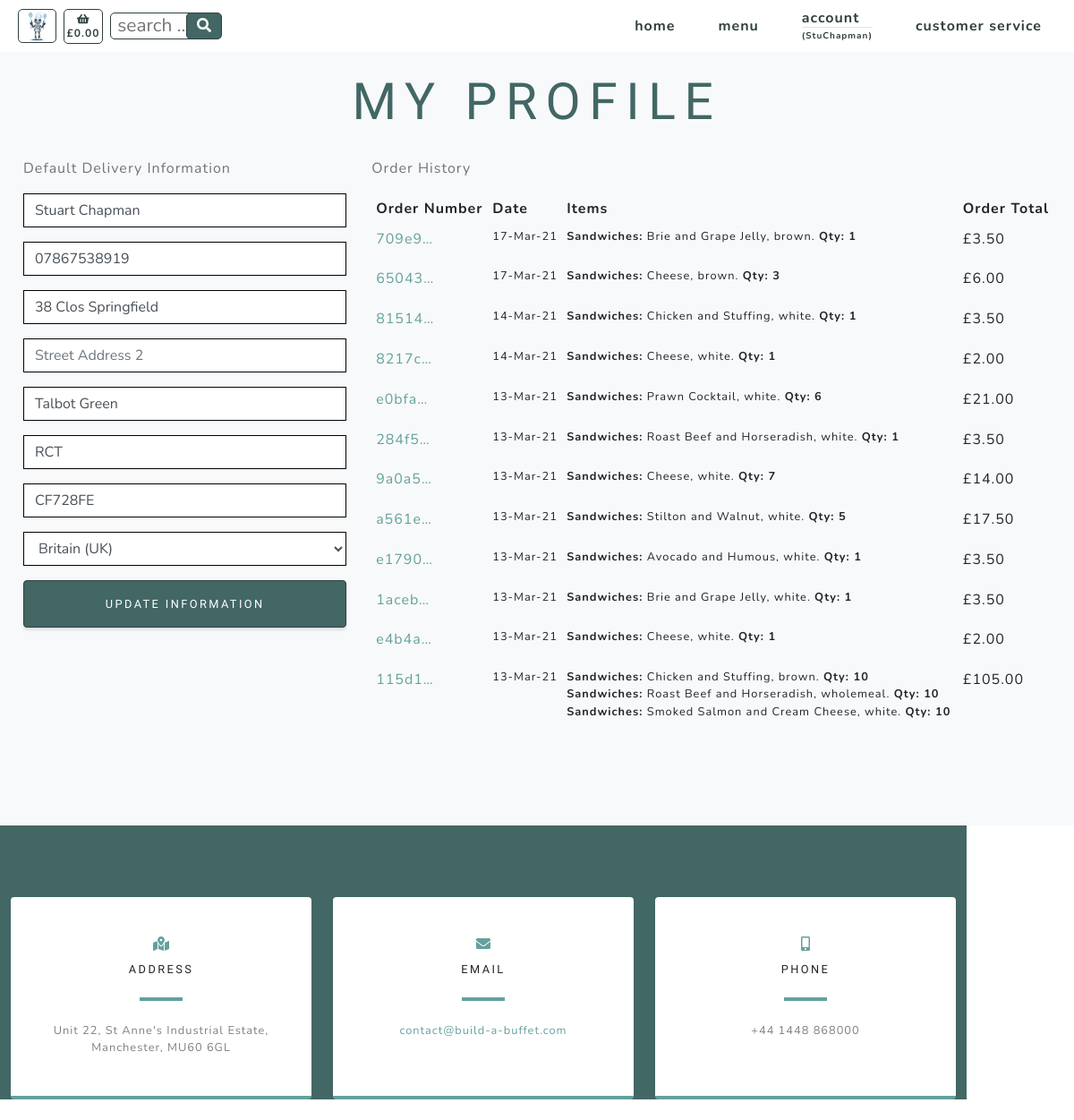
The page /profiles/ (signed in) on the database as committed earlier.
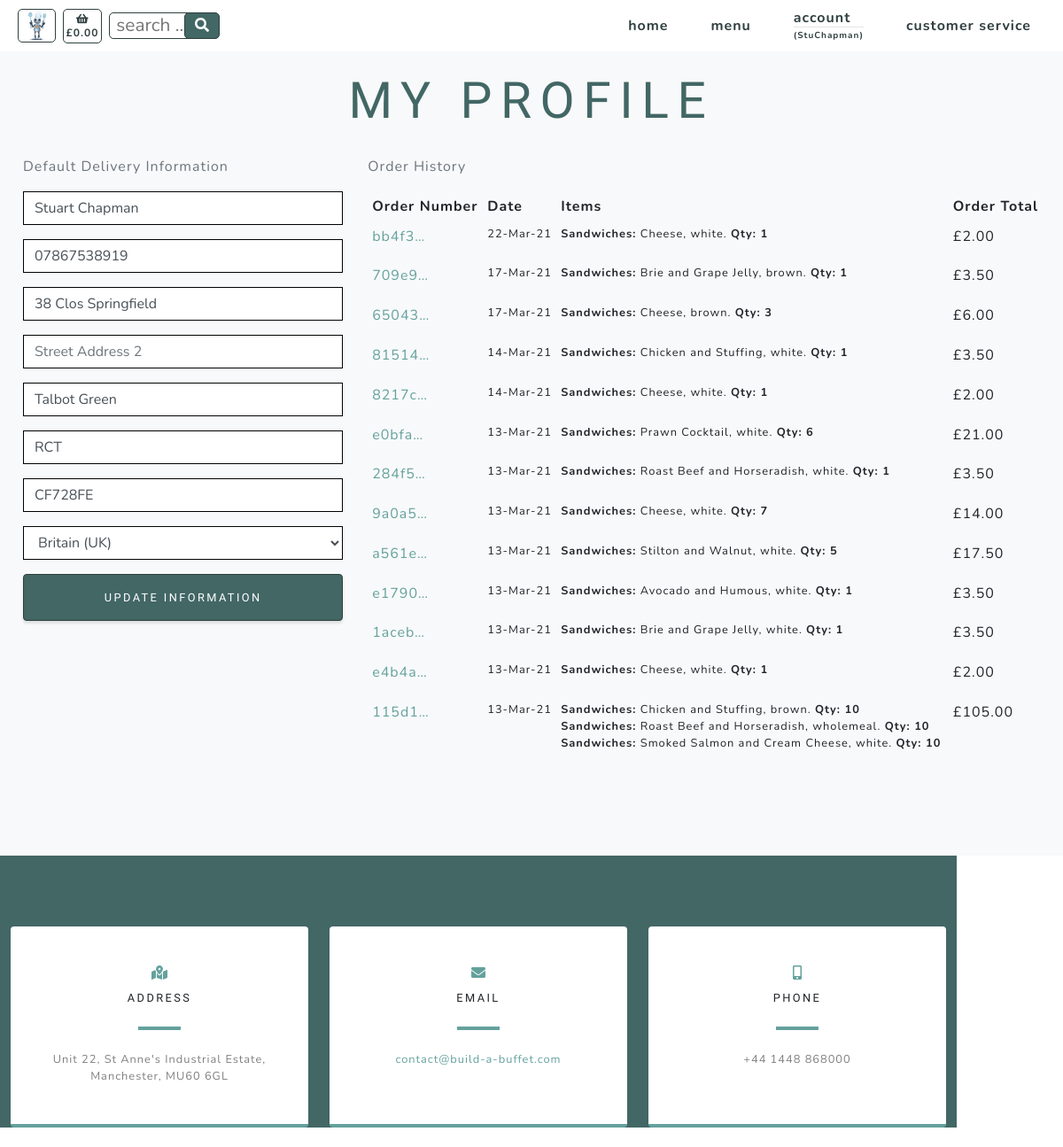
The same page on the database as committed later.
### profiles/models.py (models this page shows)
class UserProfile(models.Model):
    user = models.OneToOneField(User, on_delete=models.CASCADE)
    default_full_name = models.CharField(max_length=20, null=True, blank=True)
    default_phone_number = models.CharField(max_length=20, null=True, blank=True)
    default_street_address1 = models.CharField(max_length=80, null=True, blank=True)
    default_street_address2 = models.CharField(max_length=80, null=True, blank=True)
    default_town_or_city = models.CharField(max_length=40, null=True, blank=True)
    default_county = models.CharField(max_length=80, null=True, blank=True)
    default_postcode = models.CharField(max_length=20, null=True, blank=True)
    default_country = CountryField(blank_label='Country', null=True, blank=True)
    def __str__(self):
        return self.user.username

### checkout/models.py (models this page shows, shortened)
class Order(models.Model):
    customer_name = models.CharField(max_length=50, null=False, blank=False)
    order_number = models.CharField(max_length=32, null=False, editable=False)
    cookie = models.CharField(max_length=32, null=False, editable=False)
    full_name = models.CharField(max_length=50, null=False, blank=False)
    email = models.EmailField(max_length=254, null=False, blank=False)
    phone_number = models.CharField(max_length=20, null=False, blank=False)
    country = CountryField(blank_label='Country *', null=False, blank=False)
    postcode = models.CharField(max_length=20, null=True, blank=True)
    town_or_city = models.CharField(max_length=40, null=False, blank=False)
    street_address1 = models.CharField(max_length=80, null=False, blank=False)
    street_address2 = models.CharField(max_length=80, null=True, blank=True)
    county = models.CharField(max_length=80, null=True, blank=True)
    date = models.DateTimeField(auto_now_add=True)
    delivery_cost = models.DecimalField(max_digits=6, decimal_places=2, null=False, default=0)
    order_total = models.DecimalField(max_digits=10, decimal_places=2, null=False, default=0)
    grand_total = models.DecimalField(max_digits=10, decimal_places=2, null=False, default=0)
    stripe_pid = models.CharField(max_length=254, null=False, blank=False, default='')
    user_profile = models.ForeignKey(UserProfile, on_delete=models.SET_NULL,
                                     null=True, blank=True,
                                     related_name='orders')

class Order_items(models.Model):
    class Meta:
        verbose_name_plural = 'Order_items'
    order_number = models.CharField(max_length=32, null=False, editable=False)
    cookie = models.CharField(max_length=32, null=False, editable=False)
    item_number = models.DecimalField(max_digits=8, decimal_places=0)
    category = models.CharField(max_length=254)
    name = models.CharField(max_length=254)
    servings = models.DecimalField(max_digits=3, decimal_places=0)
    option = models.CharField(max_length=254)
    total_price = models.DecimalField(max_digits=6, decimal_places=2, null=True, blank=True)

### products/models.py (models this page shows, shortened)
class Options(models.Model):
    class Meta:
        verbose_name_plural = 'Options'
    category = models.ForeignKey('Category', null=True, blank=True,
                                 on_delete=models.SET_NULL)
    id_no = models.CharField(max_length=254, null=True)
    option1 = models.CharField(max_length=24)
    option2 = models.CharField(max_length=24)
    option3 = models.CharField(max_length=24)

### profiles/views.py (the view)
# urls.py: path('', views.profile, name='profile'),
@login_required
def profile(request):
    profile = get_object_or_404(UserProfile, user=request.user)
    if request.method == 'POST':
        form = UserProfileForm(request.POST, instance=profile)
        if form.is_valid():
            form.save()
            messages.success(request, 'Profile updated successfully')
        else:
            messages.success(request, 'There was an error updating your profile - please try again')
    else:
        form = UserProfileForm(instance=profile)
    options = Options.objects.all()
    orders = Order.objects.filter(customer_name=profile)
    items = Order_items.objects.none()
    x = -1
    for order in orders:
        x = x + 1
        order_number = Order.objects.filter(customer_name=profile)[x].order_number
        order_items = Order_items.objects.filter(order_number=order_number)
        items = items | order_items
    orders = orders.order_by('-date')
    context = {
        'form': form,
        'orders': orders,
        'items': items,
        'options': options,
        'on_profile_page': True
    }
    return render(request, 'profiles/profile.html', context)

### profiles/templates/profiles/profile.html (shortened to what this page needs)
{% extends "base.html" %}
{% load static %}
{% block content %}
    <section class="products-section bg-light" id="products">
        <div class="container">
            <div class="row justify-content-center no-gutters">
                <div class="col-xl-12">
                    <h1 class="product-text-one mx-auto text-uppercase text-center flex-margin-b text-blue">My Profile</h1>
                </div>
                <div class="row">
                    <div class="px-3 col-12 col-lg-4">
                        <p class="text-muted">Default Delivery Information</p>
                        <form class="mt-3" action="{% url 'profile' %}" method="POST" id="profile-update-form">
                            {{ form|crispy }}
                            <button class="width-100 border-solid masthead-button btn btn-primary js-scroll-trigger float-right">Update Information</button>
                        </form>
                    </div>
                    <div class="col-12 col-lg-8">
                        <p class="text-muted">Order History</p>
                        <div class="order-history table-responsive">
                            <table class="table table-sm table-borderless">
                                <thead>
                                    <tr>
                                        <th>Order Number</th>
                                        <th>Date</th>
                                        <th>Items</th>
                                        <th>Order Total</th>
                                    </tr>
                                </thead>
                                <tbody>
                                    {% for order in orders %}
                                        <tr>
                                            <td>
                                                <a href="{% url 'order_success' order.order_number %}"
                                                title="{{ order.order_number }}">
                                                    {{ order.order_number|truncatechars:6 }}
                                                </a>
                                            </td>
                                            <td class="small">{{ order.date|date:'d-M-y' }}</td>
                                            <td>
                                                <ul class="list-unstyled">
                                                    {% for item in items %}
                                                        {% if item.order_number == order.order_number %}
                                                            <li class="small">
                                                                {% if item.option == "selected-one" %}
                                                                    {% for option in options %}
                                                                        <b>{{ item.category.title }}:</b> {{ item.name }}, {{ option.option1 }}. <b>Qty: {{ item.servings }}</b>
                                                                    {% endfor %}
                                                                {% endif %}
                                                                {% if item.option == "selected-two" %}
                                                                    {% for option in options %}
                                                                        <b>{{ item.category.title }}:</b> {{ item.name }}, {{ option.option2 }}. <b>Qty: {{ item.servings }}</b>
                                                                    {% endfor %}
                                                                {% endif %}
                                                                {% if item.option == "selected-three" %}
                                                                    {% for option in options %}
                                                                        <b>{{ item.category.title }}:</b> {{ item.name }}, {{ option.option3 }}. <b>Qty: {{ item.servings }}</b>
                                                                    {% endfor %}
                                                                {% endif %}
                                                            </li>
                                                        {% endif %}
                                                    {% endfor %}
                                                </ul>
                                            </td>
                                            <td>£{{ order.order_total }}</td>
                                        </tr>
                                    {% endfor %}
                                </tbody>
                            </table>
                        </div>
                    </div>
                </div>
            </div>
        </div>
    </section>
{% include 'includes/contact.html' %}
{% endblock %}

### templates/base.html (shortened to what this page needs)
{% load static %}
<!doctype html>
<html lang="en">
  <head>
    {% block corecss %}
        <link href="{% static 'css/styles.css' %}" rel="stylesheet" />
        <link href="{% static 'css/slider.css' %}" rel="stylesheet" />
    {% endblock %}
  </head>
  <body id="page-top" onload="createCookie()">
        <nav class="navbar navbar-expand-lg navbar-light fixed-top" id="mainNav">
            <div class="container">
                <div>
                    <ul class="navbar-nav ml-auto align-vertically">
                        <li class="nav-item"><a class="nav-link js-scroll-trigger bartholemew-menu" href=""><img src="{{ MEDIA_URL }}assets/img/bartholemew-sml.jpg" alt="bartholemew" height="36"></a></li>
                    </ul>
                </div>
                <div>
                    <ul class="navbar-nav ml-auto align-vertically">
                        {% if basket_total.total_price__sum != None %}
                            <li class="nav-item"><a class="nav-link js-scroll-trigger text-center text-xs-nav basket" href="{% url 'basket' %}"><i class="fa fa-shopping-basket" aria-hidden="true"></i><br><span class=" text-xs-nav">£{{ basket_total.total_price__sum|floatformat:"2" }}</span></a></li>
                        {% else %}
                            <li class="nav-item"><a class="nav-link js-scroll-trigger text-center text-xs-nav basket" href="{% url 'basket' %}"><i class="fa fa-shopping-basket" aria-hidden="true"></i><br><span class=" text-xs-nav">£0.00</span></a></li>
                        {% endif %}
                    </ul>
                </div>
                <div class="ml-2 mr-auto">
                    <form action="{% url 'search_products' %}" method="GET">
                        <input class="search-input text-blue text-xs" type="text" name="product_search" id="product_search" placeholder=" search ...">
                        <button class="search-button text-center" type="submit">
                                <i class="fas fa-search"></i>
                        </button>
                    </form>
                </div>
                <div class="collapse navbar-collapse" id="navbarResponsive">
                    <ul class="navbar-nav ml-auto">
                        <li class="nav-item my-auto"><a class="nav-link js-scroll-trigger" href="{% url 'home' %}">home</a></li>
                        <li class="nav-item dropdown my-auto">
                            <a class="nav-link js-scroll-trigger" href="#" id="all-menus-link" data-toggle="dropdown" aria-haspopup="true" aria-expanded="false">
                                menu
                            </a>
                        </li>
                        <li class="nav-item dropdown">
                            {% if request.user.is_authenticated %}
                                <a class="nav-link js-scroll-trigger" href="#" id="account-link" data-toggle="dropdown" aria-haspopup="true" aria-expanded="false">
                                    account
                                    <hr class="d-none d-lg-block user-br">
                                    <span class="user-text">
                                    ({{ request.user }})</span>
                                </a>
                            {% else %}
                                <a class="nav-link" href="{% url 'account_login' %}">login</a>
                            {% endif %}
                        </li>
                        <li class="nav-item my-auto"><a class="nav-link js-scroll-trigger" href="{% url 'service' %}">customer service</a></li>
                    </ul>
                </div>
            </div>
        </nav>
    {% block content %}
    {% endblock %}
  </body>
</html>

### templates/includes/contact.html
    <section class="contact-section bg-blue">
        <div class="container">
            <div class="row">
                <div class="col-md-4 mb-3 mb-md-0">
                    <div class="card py-4 h-100">
                        <div class="card-body text-center">
                            <i class="fas fa-map-marked-alt text-primary mb-2"></i>
                            <h4 class="text-uppercase m-0">Address</h4>
                            <hr class="my-4" />
                            <div class="small text-black-50">Unit 22, St Anne's Industrial Estate, Manchester, MU60 6GL</div>
                        </div>
                    </div>
                </div>
                <div class="col-md-4 mb-3 mb-md-0">
                    <div class="card py-4 h-100">
                        <div class="card-body text-center">
                            <i class="fas fa-envelope text-primary mb-2"></i>
                            <h4 class="text-uppercase m-0">Email</h4>
                            <hr class="my-4" />
                            <div class="small text-black-50"><a href="#!">contact@build-a-buffet.com</a></div>
                        </div>
                    </div>
                </div>
                <div class="col-md-4 mb-3 mb-md-0">
                    <div class="card py-4 h-100">
                        <div class="card-body text-center">
                            <i class="fas fa-mobile-alt text-primary mb-2"></i>
                            <h4 class="text-uppercase m-0">Phone</h4>
                            <hr class="my-4" />
                            <div class="small text-black-50">+44 1448 868000</div>
                        </div>
                    </div>
                </div>
            </div>
        </div>
    </section>

Rows that differ between the two databases and show on the page:
added Order: order_number "bb4f3…", date "22-Mar-21", order_total "2.00", Options (option1 "white")
added Order_items: category "Sandwiches", name "Cheese", servings "1", Options (option1 "white")
